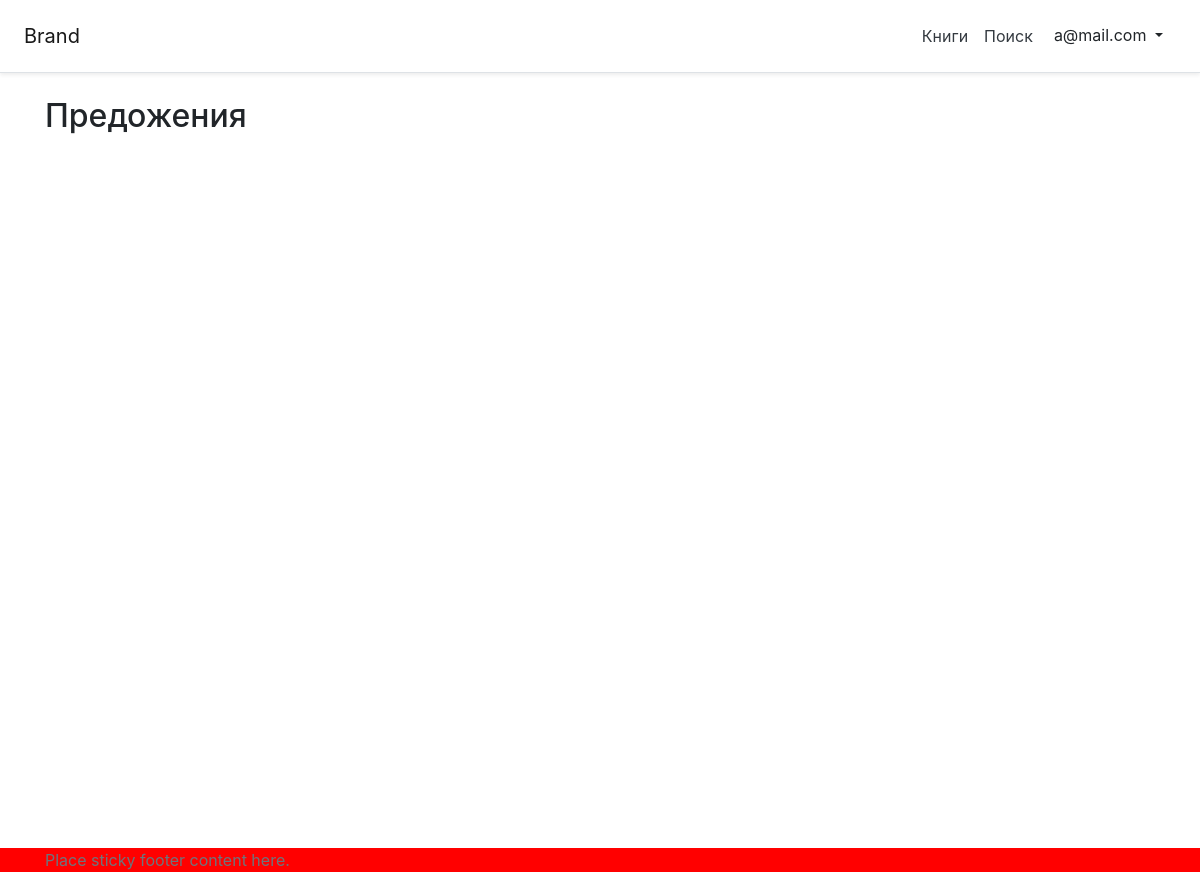
The app's page /sentence/offers_list/ (signed in), older data.
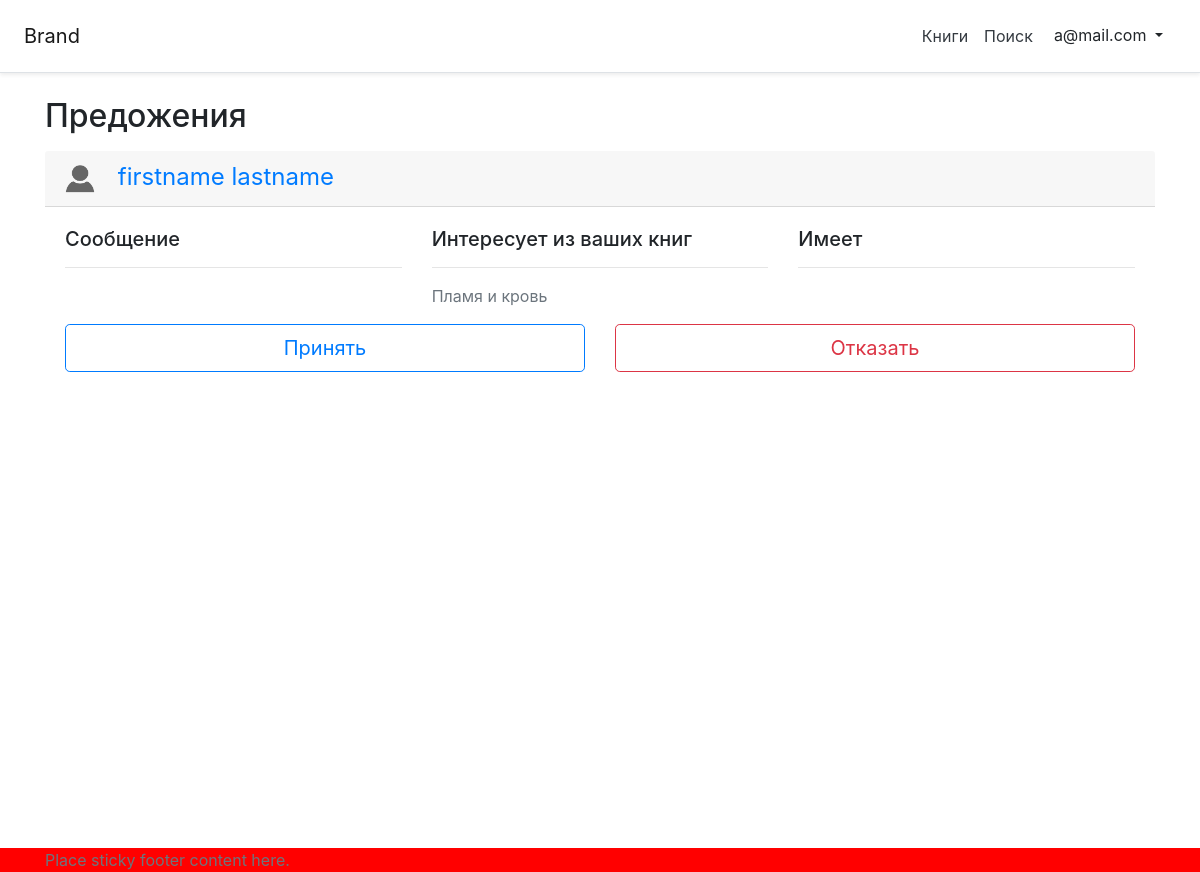
The same page, newer data.
### sentence/models.py (models this page shows, shortened)
class Sentence(models.Model):
    who_offers = models.ForeignKey(get_user_model(), on_delete=models.SET_NULL,
                                    null=True, related_name='my_offers', verbose_name='Предлагатель')
    books_of_interest_1 = models.ManyToManyField(Book, verbose_name='Интересующие книги предлагателя')
    whomever_is_offered = models.ForeignKey(get_user_model(), on_delete=models.SET_NULL,
                                    null=True, related_name='offers', verbose_name='Получатель предложения')
    books_of_interest_2 = models.ManyToManyField(Book, blank=True, related_name='interest',
                                    verbose_name='Интересующие книги получатель предложения',
                                    db_table='BooksOfInterestToTheOfferRecipient')
    message_1 = models.TextField(default='', blank=True, verbose_name='Сообщение предлагателя')
    reason_for_refusal = models.TextField(default='',blank=True, verbose_name='Сообщение с причиной отказа')
    permission = models.BooleanField(default=None, null=True, verbose_name='Согласие')
    created_at = models.DateTimeField(auto_now_add=True, verbose_name='Время создания')
    updated_at = models.DateTimeField(auto_now=True, verbose_name='Время обновления')
    class Meta:
        verbose_name = 'Предложение'
        verbose_name_plural = 'Предложения'
        ordering = ('-created_at', '-updated_at')

### users/models.py (models this page shows)
class CustomUser(AbstractUser):
    city = models.ForeignKey(City, on_delete=models.DO_NOTHING, null=True, verbose_name='Город')
    avatar = models.ImageField(verbose_name='Аватар', upload_to=get_avatar_path, blank=True, null=True)
    phone_number = PhoneNumberField(blank=True, null=True, unique=True, verbose_name='Номер телефона')
    def get_absolute_url(self):
        return reverse('users:user_detail', args=[str(self.pk)])
    def __str__(self):
        return f'{self.first_name} {self.last_name}'

### book/models.py (models this page shows, shortened)
class Book(models.Model):
    name = models.ForeignKey(BookName, on_delete=models.CASCADE, related_name='books', verbose_name='Название')
    author = models.ForeignKey(BookAuthor, on_delete=models.CASCADE, related_name='author_books', verbose_name='Автор')
    section = models.ForeignKey(Section, null=True, on_delete=models.SET_NULL, related_name='section_books', verbose_name='Раздел')
    year_of_publishing = models.PositiveSmallIntegerField(blank=True, null=True, verbose_name='Год издания')
    isbn = models.CharField(unique=True, max_length=25, verbose_name='ISBN')
    publisging_house = models.CharField(max_length=50, verbose_name='Издательство', blank=True, null=True)
    page_count = models.PositiveSmallIntegerField(blank=True, null=True, verbose_name='Количество страниц')
    img = models.ImageField(upload_to=book_image_path, verbose_name='Обложка книги', blank=True, null=True)
    slug = models.SlugField(db_index=True)
    holders = models.ManyToManyField(get_user_model(), related_name='my_books', verbose_name='Обладатели книги')
    def get_absolute_url(self):
        return reverse('book:book_detail', args=[self.slug])
    class Meta:
        verbose_name = 'Книга'
        verbose_name_plural = 'Книги'
        ordering = ('name', 'author')

class BookName(models.Model):
    name = models.CharField(max_length=250, verbose_name='Имя книги')
    wishful = models.ManyToManyField(get_user_model(), related_name='desired_books', verbose_name='Желатели книги')
    def __str__(self):
        return self.name
    class Meta:
        verbose_name = 'Имя книги'
        verbose_name_plural = 'Имена книг'
        ordering = ('name',)

### sentence/views.py (the view)
# urls.py: path('offers_list/', OffersListView.as_view(), name='offers_list'),
class OffersListView(LoginRequiredMixin, ListView):
    model = Sentence
    context_object_name = 'offers'
    template_name = 'sentence/offers_list.html'
    def get_queryset(self):
        queryset = self.model.objects.filter(whomever_is_offered=self.request.user)
        queryset = queryset.filter(permission=None)
        return queryset

### sentence/templates/sentence/offers_list.html (shortened to what this page needs)
{% extends '_base.html' %}
{% load thumbnail %}
{% load static %}
{% block content %}
    <div class="container mt-4">
        <h2>Предожения</h2>
        {% for offer in offers %}
            {% with person=offer.who_offers %}
            <div id="div-{{ offer.id }}">
                <div class="card-header mt-3">
                    <h4 class="my-0 font-weight-normal">
                        <a href="{{ person.get_absolute_url }}">
                        {% if person.avatar %}
                                <img class="mr-3 img-circle" src="{% thumbnail person.avatar 'mini' %}">
                            {% else %}
                                <img class="mr-3 img-circle" style="width: 30px; height: 30px;" src="{% static 'img/no-avatar.png' %}">
                            {% endif %}
                        {{ person }}
                        </a>
                    </h4>
                </div>
                <div class="card-body">
                    <div class="row">
                        <div class="col">
                            <h5>Сообщение</h5>
                            <hr>
                        </div>
                        <div class="col">
                            <h5>Интересует из ваших книг</h5>
                            <hr>
                            <ul class="list-unstyled text-small">
                                {% for book in offer.books_of_interest_1.all %}
                                <li><a class="text-muted" href="{{ book.get_absolute_url }}">{{ book.name }}</a></li>
                                {% endfor %}
                            </ul>
                        </div>
                        <div class="col">
                            <h5>Имеет</h5>
                            <hr>
                        </div>
                    </div>
                    <div class="row div-buttons">
                        <div class="col">
                            <button type="button" class="btn btn-lg btn-block btn-outline-primary proposal_confirmation_button" value="{{ offer.id }}">Принять</button>
                        </div>
                        <div class="col">
                            <button type="button" class="btn btn-lg btn-block btn-outline-danger rejection_of_offer_button" value="{{ offer.id }}">Отказать</button>
                        </div>
                    </div>
                </div>
            </div>
            {% endwith %}
          {% endfor %}
    </div>
{% endblock %}

Row changes from the older to the newer data that the page shows:
added Sentence: who_offers "firstname lastname", {{ offer.id }} 8 (drawn)
now on this page (row unchanged): Book: name "Пламя и кровь"
